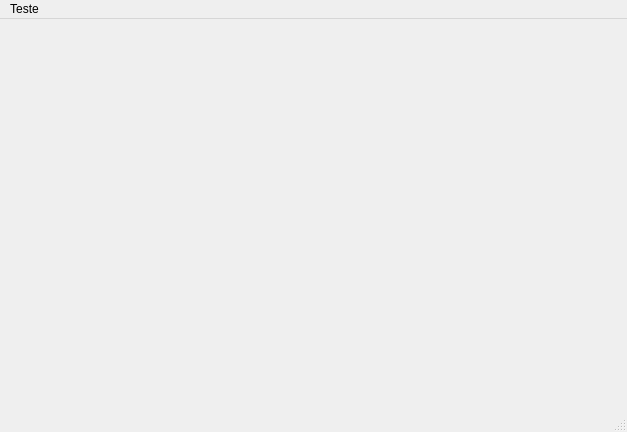
<?xml version="1.0" encoding="UTF-8"?>
<ui version="4.0">
 <class>MainWindow</class>
 <widget class="QMainWindow" name="MainWindow">
  <property name="geometry">
   <rect>
    <x>0</x>
    <y>0</y>
    <width>627</width>
    <height>432</height>
   </rect>
  </property>
  <property name="windowTitle">
   <string>MainWindow</string>
  </property>
  <widget class="QWidget" name="centralwidget"/>
  <widget class="QMenuBar" name="menubar">
   <property name="geometry">
    <rect>
     <x>0</x>
     <y>0</y>
     <width>627</width>
     <height>22</height>
    </rect>
   </property>
   <widget class="QMenu" name="menuTeste">
    <property name="title">
     <string>Teste</string>
    </property>
   </widget>
   <addaction name="menuTeste"/>
  </widget>
  <widget class="QStatusBar" name="statusbar"/>
  <action name="actionteste">
   <property name="enabled">
    <bool>true</bool>
   </property>
   <property name="text">
    <string>teste</string>
   </property>
  </action>
 </widget>
 <resources/>
 <connections/>
</ui>
